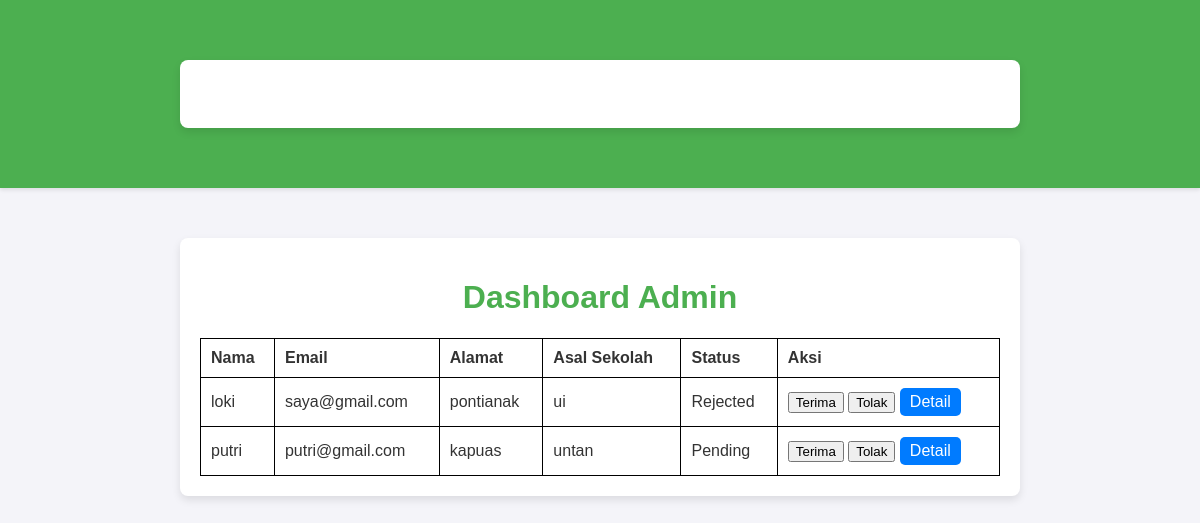
The page /dashboard_admin on the database its author committed.
### models.py (models this page shows)
class User(db.Model):
    id = db.Column(db.Integer, primary_key=True)
    name = db.Column(db.String(100), nullable=False)
    email = db.Column(db.String(100), unique=True, nullable=False)
    password = db.Column(db.String(100), nullable=False)
    status = db.Column(db.String(20), default='Pending')  # Pending, Approved, Rejected
    school = db.Column(db.String(100), nullable=True)  # Asal sekolah
    address = db.Column(db.String(200), nullable=True)  # Data diri
    created_at = db.Column(db.DateTime, default=datetime.utcnow)  # Waktu pendaftaran

### app.py (the view, shortened to what this page needs)
@app.route('/dashboard_admin', methods=['GET', 'POST'])
def dashboard_admin():
    users = User.query.all()
    return render_template('dashboard_admin.html', users=users)

### templates/dashboard_admin.html (shortened to what this page needs)
<!DOCTYPE html>
<html>
<head>
    <link rel="stylesheet" type="text/css" href="{{ url_for('static', filename='css/styles.css') }}">
</head>
<body>
    <nav class="navbar">
        <div class="container">
            <a href="/" class="navbar-brand">PPDB</a>
            <div class="navbar-links">
                <a href="/dashboard_admin">Dashboard Admin</a>
                <a href="/logout">Logout</a>
            </div>
        </div>
    </nav>
    <div class="container">
        <h1>Dashboard Admin</h1>
        <table border="1">
            <thead>
                <tr>
                    <th>Nama</th>
                    <th>Email</th>
                    <th>Alamat</th>
                    <th>Asal Sekolah</th>
                    <th>Status</th>
                    <th>Aksi</th>
                </tr>
            </thead>
            <tbody>
                {% for user in users %}
                <tr>
                    <td>{{ user.name }}</td>
                    <td>{{ user.email }}</td>
                    <td>{{ user.address }}</td>
                    <td>{{ user.school }}</td>
                    <td>{{ user.status }}</td>
                    <td>
                        <form method="POST" style="display: inline;">
                            <button type="submit" name="action" value="approve">Terima</button>
                            <button type="submit" name="action" value="reject">Tolak</button>
                        </form>
                        <a href="{{ url_for('user_detail', user_id=user.id) }}" class="btn-detail">Detail</a>
                    </td>
                </tr>
                {% endfor %}
            </tbody>
        </table>
    </div>
</body>
</html>

### static/css/styles.css (style rules this page uses)
body { font-family: Arial, sans-serif; margin: 0; padding: 0; background-color: #f4f4f9; color: #333; }
.container { max-width: 800px; margin: 50px auto; padding: 20px; background: #fff; border-radius: 8px; box-shadow: 0 4px 8px rgba(0, 0, 0, 0.1); }
h1 { text-align: center; color: #4CAF50; }
.btn-detail { display: inline-block; padding: 5px 10px; background: #007BFF; color: #fff; text-decoration: none; border-radius: 5px; transition: background 0.3s ease; }
table { width: 100%; border-collapse: collapse; }
table, th, td { border: 1px solid black; }
th, td { padding: 10px; text-align: left; }
.navbar { background-color: #4CAF50; color: white; padding: 10px 0; box-shadow: 0 2px 4px rgba(0, 0, 0, 0.1); }
.navbar .container { display: flex; justify-content: space-between; align-items: center; }
.navbar .navbar-brand { font-size: 24px; font-weight: bold; color: white; text-decoration: none; }
.navbar .navbar-links a { color: white; text-decoration: none; margin-left: 20px; font-size: 16px; transition: color 0.3s ease; }

### rows shown on the page
User: name "loki", email "saya@gmail.com", address "pontianak", school "ui", status "Rejected"
User: name "putri", email "putri@gmail.com", address "kapuas", school "untan", status "Pending"
